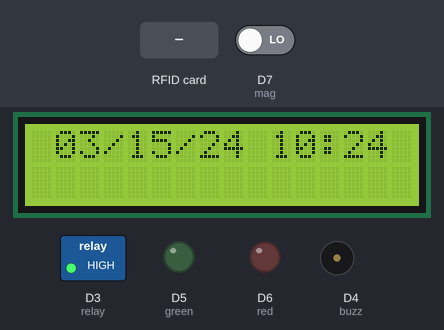
This sketch was run on a simulated Particle Photon. On the bench: 16×2 character LCD, switched loads named in the sketch (green lamp = pin HIGH), output pins drawn as LEDs (lit = HIGH), buzzer (waves = sounding, pin HIGH). The inputs (shaded band) are chosen by the test bench; at power-on: D7 (mag) LOW. The local clock reads 2024-03-15 10:24:30 at power-on unless the sketch sets it; what the sketch prints to the serial monitor is not drawn.

Above: at 1.3 s.
1.4 s: RFID card 5E 7A 19 C4 held to the reader
At 2.0 s:
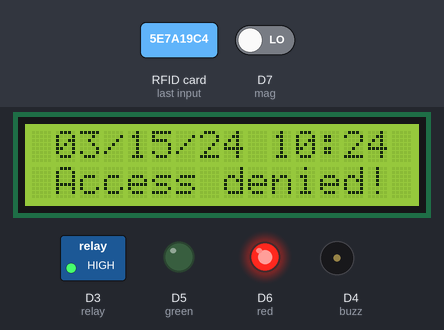
2.9 s: D7 (mag) driven HIGH
At 5.71 s:
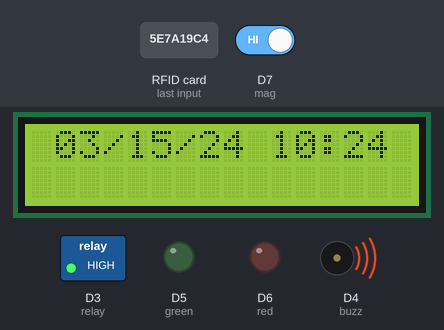
5.9 s: RFID card 5E 7A 19 C4 held to the reader
At 6.6 s:
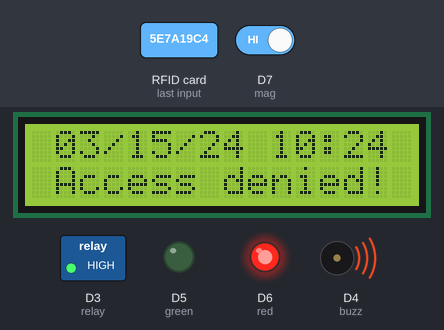
7.4 s: D7 (mag) driven LOW
At 31.0 s:
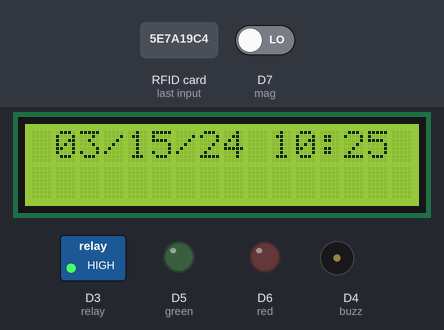
Timing chart, 0 to 31.5 s (numbered marks = the images above; inputs shaded):
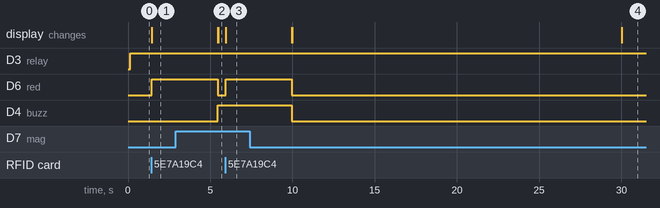

Measured:
- after the input at 1.4 s, D6 (red): LOW → HIGH at once; the display: changes at once (image 1)
- after the input at 2.9 s, D4 (buzz): LOW → HIGH after 2.6 s
- after the input at 5.9 s, D6 (red): LOW → HIGH at once; the display: changes at once (image 3)
- after the input at 7.4 s, D4 (buzz): HIGH → LOW after 2.6 s

The sketch:

code.ino
```cpp
// This #include statement was automatically added by the Particle IDE.
#include <LiquidCrystal_I2C_Spark.h>

// This #include statement was automatically added by the Particle IDE.
#include <MFRC522.h>

#define SS_PIN A2
#define RST_PIN D2

MFRC522 mfrc522(SS_PIN, RST_PIN); // Create MFRC522 instance.
LiquidCrystal_I2C *lcd;

// YOUR RFID chip data
char RUID[] = "000000";

int relay = D3;

//color pin
int green = D5;
int red = D6;

int buzz = D4;
int mag = D7;


void setup()
{
    mfrc522.setSPIConfig();
    mfrc522.PCD_Init(); // Init MFRC522 card


    // Liquidcrystal lcd
    lcd = new LiquidCrystal_I2C(0x27, 16, 2);
    lcd->init();
    lcd->backlight(); // turn on backlight
    lcd->clear();

    //Output pins
    pinMode(relay, OUTPUT);
    pinMode(red, OUTPUT);
    pinMode(green, OUTPUT);
    pinMode(buzz, OUTPUT);
    pinMode(mag, INPUT);


}

void loop()
{
    enableMagnet(); // eneable magnet sensor
    getTime(); // get current date and time
    Rfid();


}


void Rfid(){
    digitalWrite(relay, HIGH); // HIGH will be off on Relay since i use NO
     // Look for new cards
  if ( mfrc522.PICC_IsNewCardPresent()) {
    // Serial.println("New card present...");
    if ( mfrc522.PICC_ReadCardSerial()) {
      // Dump debug info about the card. PICC_HaltA() is automatically called.
      //mfrc522.PICC_DumpToSerial(&(mfrc522.uid));

      String UID = "";
      for (byte i = 0; i < mfrc522.uid.size; i++) {
        UID += String(mfrc522.uid.uidByte[i] < 0x10 ? "0" : "");
        UID += String(mfrc522.uid.uidByte[i], HEX);
      }

      //checks if UID == RUID then open up door
      //with 5s delay on lock and 15 sec delay until alarm turn on
      if(UID == RUID){
        digitalWrite(relay,LOW);
        Particle.publish("my-events", "Access granted", PRIVATE);
        messageGranted();
        digitalWrite(relay,HIGH);
        disableMagnet();
      }
      else{
        Particle.publish("my-events", "Access denied", PRIVATE);
        messageDenied();
      }

          mfrc522.PICC_HaltA();
          Serial.print("UID: ");
          Serial.println(UID);
          Particle.publish("rfid-read", UID, 5, PRIVATE); // publish UID to rest of system
        }

    }
}

// get time to post on lcd
void getTime(){
    Particle.syncTime();
    waitUntil(Particle.syncTimeDone);
    Time.zone(+1);
    lcd->setCursor(1,0);
    lcd->print(Time.format(Time.now(), "%D %H:%M"));
}

// LCD post message if denied access by rfid
void messageGranted(){
        digitalWrite(relay,LOW);
        lcd->setCursor(0,1);
        lcd->print(" Access granted!");
        digitalWrite(green, HIGH);
        delay(5000);
        digitalWrite(green, LOW);
        lcd->clear();
}

// LCD post message if access granted by rfid
void messageDenied(){
        lcd->setCursor(0,1);
        lcd->print(" Access denied!");
        digitalWrite(red, HIGH);
        delay(4000);
        digitalWrite(red, LOW);
        lcd->clear();

}
//eneable magnet sensor
void enableMagnet(){
    if(digitalRead(mag)== HIGH){
        digitalWrite(buzz, HIGH);
    }
    else{
        digitalWrite(buzz, LOW);
    }
}
//Disable magnet sensor and msg to lcd how long it will be off
void disableMagnet(){
    digitalWrite(buzz, LOW);
    getTime();
    lcd->setCursor(0,1);
    lcd->print("10 Sec alarm on!");
    delay(10000);
    lcd->clear();
}
```
